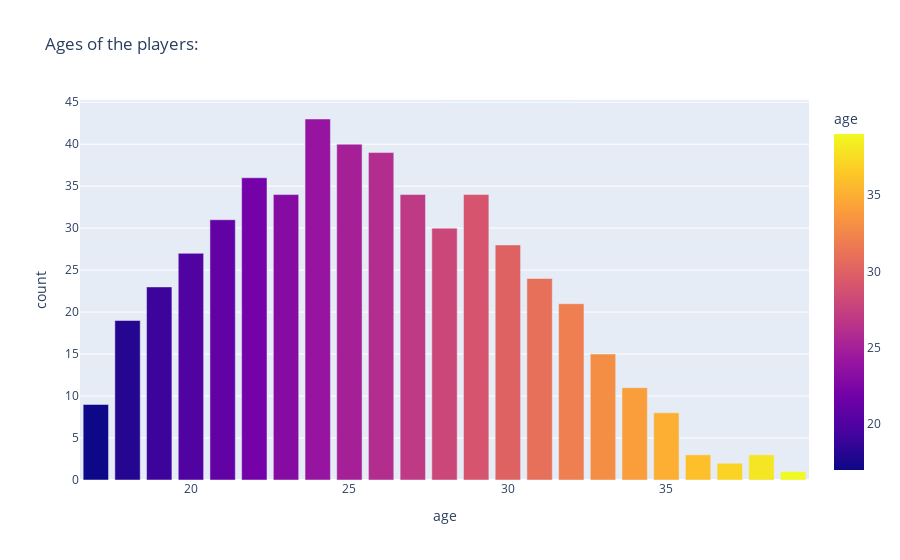

Notebook source saved alongside this figure:
### Markdown cell above
## 6- Age of players:

### Code cell
playerAge=datas['age'].value_counts().reset_index()
fig=px.bar(data_frame=playerAge,x=playerAge['age'],y=playerAge['count'],orientation='v', color='age', title='Ages of the players:')
# print(age.columns)
fig.write_image('age.png',format='png')
fig.show()

### Figure 1 — Plotly figure (JSON) as saved in the notebook; plotly's stock layout.template omitted (floating-point values rounded to 4 significant figures)
{"data": [{"alignmentgroup": "True", "hovertemplate": "age=%{marker.color}<br>count=%{y}<extra></extra>", "legendgroup": "", "marker": {"color": [24, 25, 26, 22, 23, 27, 29, 21, 28, 30, 20, 31, 19, 32, 18, 33, 34, 17, 35, 38, 36, 37, 39], "coloraxis": "coloraxis", "pattern": {"shape": ""}}, "name": "", "offsetgroup": "", "orientation": "v", "showlegend": false, "textposition": "auto", "type": "bar", "x": [24, 25, 26, 22, 23, 27, 29, 21, 28, 30, 20, 31, 19, 32, 18, 33, 34, 17, 35, 38, 36, 37, 39], "xaxis": "x", "y": [43, 40, 39, 36, 34, 34, 34, 31, 30, 28, 27, 24, 23, 21, 19, 15, 11, 9, 8, 3, 3, 2, 1], "yaxis": "y"}], "layout": {"barmode": "relative", "coloraxis": {"colorbar": {"title": {"text": "age"}}, "colorscale": [[0, "#0d0887"], [0.1111, "#46039f"], [0.2222, "#7201a8"], [0.3333, "#9c179e"], [0.4444, "#bd3786"], [0.5556, "#d8576b"], [0.6667, "#ed7953"], [0.7778, "#fb9f3a"], [0.8889, "#fdca26"], [1, "#f0f921"]]}, "legend": {"tracegroupgap": 0}, "title": {"text": "Ages of the players:"}, "xaxis": {"anchor": "y", "domain": [0, 1], "title": {"text": "age"}}, "yaxis": {"anchor": "x", "domain": [0, 1], "title": {"text": "count"}}}}
